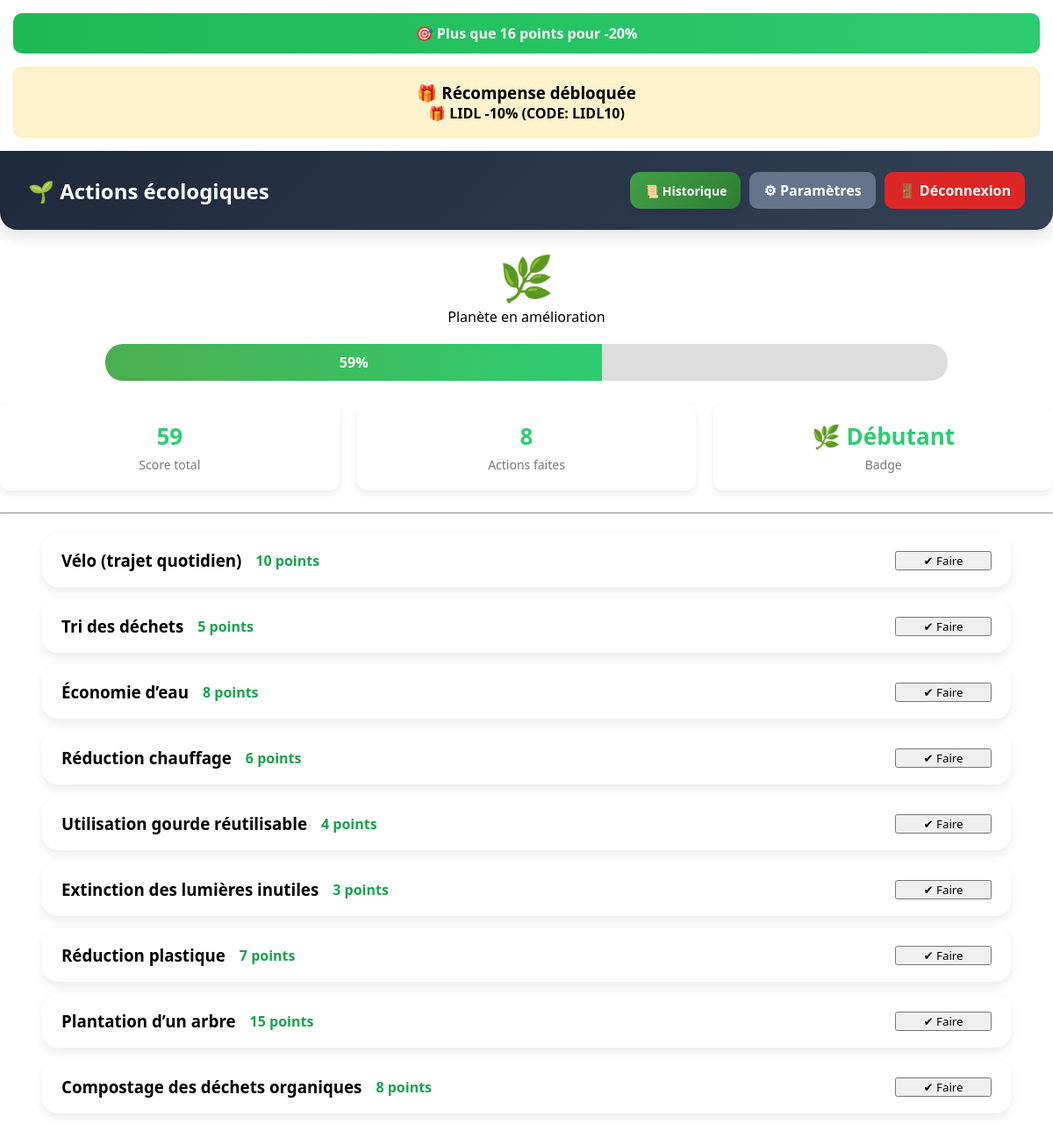
The page /actions (signed in) on the database its author committed.
### models.py (models this page shows)
class Action(db.Model):
    id = db.Column(db.Integer, primary_key=True)
    name = db.Column(db.String(100), nullable=False)
    points = db.Column(db.Integer, nullable=False)

### app.py (the view)
@app.get("/actions")
@login_required
def actions_page():
    user_id = session.get("user_id")
    actions = Action.query.all()
    historiques = Historique.query.filter_by(user_id=user_id).all()
    score_total = 0
    for h in historiques:
        action = db.session.get(Action, h.action_id)
        if action:
            score_total += action.points
    nb_actions_faites = len(historiques)
    progress = min(score_total, 100)
    if score_total < 50:
        planet = "🌫️"
        planet_text = "Planète polluée"
    elif score_total < 100:
        planet = "🌿"
        planet_text = "Planète en amélioration"
        planet_text = "Planète en amélioration"
    else:
        planet = "🌳"
        planet_text = "Planète en pleine santé"
    notification = None
    gift = None
    if score_total >= 100:
        gift = "🎁 CARREFOUR -15% (CODE: CARREFOUR15)"
        notification = "🎉 Bravo ! Toutes les récompenses sont débloquées"
    elif score_total >= 75:
        gift = "🎁 -20% réduction (CODE: GREEN20)"
        notification = f"🔥 Plus que {100 - score_total} points pour Carrefour -15%"
    elif score_total >= 25:
        gift = "🎁 LIDL -10% (CODE: LIDL10)"
        notification = f"🎯 Plus que {75 - score_total} points pour -20%"
    else:
        notification = f"🚀 Plus que {25 - score_total} points pour débloquer Lidl -10%"
    if score_total >= 100:
        badge = "🌳 Héros écologique"
    elif score_total >= 75:
        badge = "🌱 Expert vert"
    else:
        badge = "🌿 Débutant"
    return render_template(
      "actions.html",
       actions=actions,
       score_total=score_total,
       nb_actions_faites=nb_actions_faites,
       badge=badge,
       notification=notification,
       gift=gift,
       planet=planet,
       planet_text=planet_text,
       progress=progress
    )

### app.py (called while the page is built)
def login_required(f):
    @wraps(f)
    def wrapper(*args, **kwargs):
        if "user_id" not in session:
            return redirect(url_for("login_page"))
        return f(*args, **kwargs)
    return wrapper

### templates/actions.html (shortened to what this page needs)
{% extends "base.html" %}
{% block content %}
{% if notification %}
<div class="notification-banner">
    {{ notification }}
</div>
{% endif %}
{% if gift %}
<div class="gift-box">
    <h3>🎁 Récompense débloquée</h3>
    <p>{{ gift }}</p>
</div>
{% endif %}
<div class="top-bar">
    <h2>🌱 Actions écologiques</h2>
    <div class="nav-buttons">
        <a href="{{ url_for('historique_page') }}" class="btn-historique">
            📜 Historique
        </a>
        <a href="/settings" class="btn btn-gray">⚙ Paramètres</a>
        <a href="/logout" class="btn btn-red">🚪 Déconnexion</a>
    </div>
</div>
<div style="text-align:center; margin:20px;">
    <h1 style="font-size:50px;">{{ planet }}</h1>
    <p>{{ planet_text }}</p>
</div>
<div style="width:80%; margin:20px auto;">
    <div style="background:#ddd; border-radius:20px; overflow:hidden;">
        <div style="
            width:{{ progress }}%;
            background:linear-gradient(90deg, #4CAF50, #2ecc71);
            color:white;
            padding:10px;
            text-align:center;
            font-weight:bold;">
            {{ progress }}%
        </div>
    </div>
</div>
<div class="stats-row">
    <div class="stat-card">
        <span class="stat-number">{{ score_total }}</span>
        <span class="stat-label">Score total</span>
    </div>
    <div class="stat-card">
        <span class="stat-number">{{ nb_actions_faites }}</span>
        <span class="stat-label">Actions faites</span>
    </div>
    <div class="stat-card">
        <span class="stat-number">{{ badge }}</span>
        <span class="stat-label">Badge</span>
    </div>
</div>
<hr>
<div class="actions-container">
    {% for action in actions %}
        <div class="action-card" onclick="animateCard(this)">
            <div class="action-left">
                <h3>{{ action.name }}</h3>
                <p class="points">{{ action.points }} points</p>
            </div>
            <form method="POST" action="/actions/do/{{ action.id }}">
                <button type="submit" class="btn-action">✔ Faire</button>
            </form>
        </div>
    {% endfor %}
</div>
{% endblock %}

### static/style.css (style rules this page uses)
* { margin: 0; padding: 0; box-sizing: border-box; font-family: "Segoe UI", Arial, sans-serif; }
body { min-height: 100vh; }
.top-bar { background: linear-gradient(135deg, #1e293b, #334155); color: white; padding: 24px 32px; border-radius: 0 0 20px 20px; display: flex; justify-content: space-between; align-items: center; gap: 20px; box-shadow: 0 8px 18px rgba(0, 0, 0, 0.12); }
.nav-buttons { display: flex; gap: 10px; flex-wrap: wrap; }
.stats-row { display: flex; justify-content: space-between; gap: 20px; margin: 25px 0; }
.stat-card { flex: 1; background: white; padding: 20px; border-radius: 12px; text-align: center; box-shadow: 0 4px 10px rgba(0,0,0,0.08); display: flex; flex-direction: column; justify-content: center; align-items: center; }
.stat-number { font-size: 26px; font-weight: bold; margin-bottom: 5px; color: #2ecc71; }
.stat-label { font-size: 14px; color: #777; }
.actions-container { width: 92%; margin: 22px auto 28px auto; }
.action-card { background: white; border-radius: 18px; padding: 18px 22px; margin-bottom: 14px; display: flex; justify-content: space-between; align-items: center; box-shadow: 0 5px 12px rgba(0, 0, 0, 0.08); transition: transform 0.15s ease, box-shadow 0.15s ease; }
.action-left { display: flex; align-items: center; gap: 16px; }
.points { color: #16a34a; font-weight: 700; }
.btn { display: inline-block; border: none; border-radius: 10px; padding: 10px 16px; text-decoration: none; color: white; font-weight: 700; cursor: pointer; transition: transform 0.15s ease, opacity 0.2s ease, background 0.2s ease; }
.btn-gray { background: #64748b; }
.btn-red { background: #dc2626; }
.btn-action { min-width: 110px; animation: pulseBtn 1.8s infinite; }
.notification-banner { background: linear-gradient(90deg, #1db954, #2ecc71); color: white; padding: 12px; margin: 15px; border-radius: 10px; text-align: center; font-weight: bold; }
.gift-box { background: #fff3cd; border: 2px solid #ffeeba; padding: 15px; margin: 15px; border-radius: 10px; text-align: center; font-weight: bold; }
.btn-historique { display: inline-flex; align-items: center; gap: 8px; background: linear-gradient(135deg, #43a047, #2e7d32); color: white; text-decoration: none; padding: 10px 16px; border-radius: 12px; font-weight: 600; font-size: 14px; box-shadow: 0 4px 10px rgba(0,0,0,0.1); transition: all 0.25s ease; }

### rows shown on the page
Action: name "Vélo (trajet quotidien)", points "10"
Action: name "Tri des déchets", points "5"
Action: name "Économie d’eau", points "8"
Action: name "Réduction chauffage", points "6"
Action: name "Utilisation gourde réutilisable", points "4"
Action: name "Extinction des lumières inutiles", points "3"
Action: name "Réduction plastique", points "7"
Action: name "Plantation d’un arbre", points "15"
Action: name "Compostage des déchets organiques", points "8"

### other values the page prints
{{ notification }} "🎯 Plus que 16 points pour -20%"
{{ gift }} "🎁 LIDL -10% (CODE: LIDL10)"
{{ planet }} "🌿"
{{ planet_text }} "Planète en amélioration"
{{ progress }} "59"
{{ score_total }} "59"
{{ nb_actions_faites }} "8"
{{ badge }} "🌿 Débutant"
